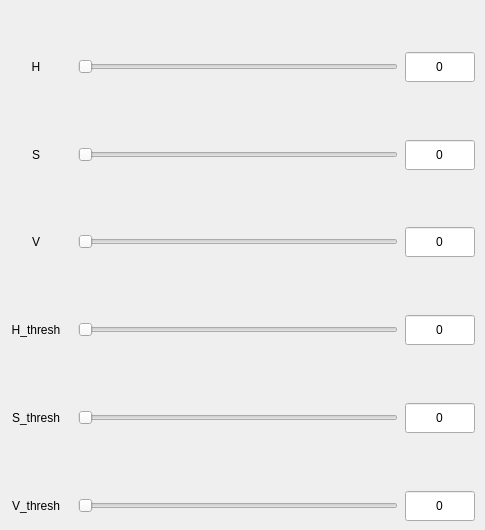
         <widget class="QWidget" name="tab_5">
          <attribute name="title">
           <string>Thresholding</string>
          </attribute>
          <widget class="QWidget" name="layoutWidget">
           <property name="geometry">
            <rect>
             <x>0</x>
             <y>0</y>
             <width>476</width>
             <height>521</height>
            </rect>
           </property>
           <layout class="QVBoxLayout" name="verticalLayout_4">
            <item>
             <spacer name="verticalSpacer_10">
              <property name="orientation">
               <enum>Qt::Vertical</enum>
              </property>
              <property name="sizeHint" stdset="0">
               <size>
                <width>20</width>
                <height>40</height>
               </size>
              </property>
             </spacer>
            </item>
            <item>
             <layout class="QHBoxLayout" name="horizontalLayout_7">
              <item>
               <widget class="QLabel" name="label_11">
                <property name="minimumSize">
                 <size>
                  <width>70</width>
                  <height>20</height>
                 </size>
                </property>
                <property name="maximumSize">
                 <size>
                  <width>70</width>
                  <height>20</height>
                 </size>
                </property>
                <property name="text">
                 <string>H</string>
                </property>
                <property name="alignment">
                 <set>Qt::AlignCenter</set>
                </property>
               </widget>
              </item>
              <item>
               <widget class="QSlider" name="HValue_slider">
                <property name="minimumSize">
                 <size>
                  <width>320</width>
                  <height>30</height>
                 </size>
                </property>
                <property name="maximumSize">
                 <size>
                  <width>320</width>
                  <height>30</height>
                 </size>
                </property>
                <property name="maximum">
                 <number>255</number>
                </property>
                <property name="orientation">
                 <enum>Qt::Horizontal</enum>
                </property>
               </widget>
              </item>
              <item>
               <widget class="QLineEdit" name="HValue_text">
                <property name="minimumSize">
                 <size>
                  <width>70</width>
                  <height>30</height>
                 </size>
                </property>
                <property name="maximumSize">
                 <size>
                  <width>70</width>
                  <height>30</height>
                 </size>
                </property>
                <property name="text">
                 <string>0</string>
                </property>
                <property name="alignment">
                 <set>Qt::AlignCenter</set>
                </property>
                <property name="readOnly">
                 <bool>true</bool>
                </property>
               </widget>
              </item>
             </layout>
            </item>
            <item>
             <spacer name="verticalSpacer_9">
              <property name="orientation">
               <enum>Qt::Vertical</enum>
              </property>
              <property name="sizeHint" stdset="0">
               <size>
                <width>20</width>
                <height>40</height>
               </size>
              </property>
             </spacer>
            </item>
            <item>
             <layout class="QHBoxLayout" name="horizontalLayout">
              <item>
               <widget class="QLabel" name="label_5">
                <property name="minimumSize">
                 <size>
                  <width>70</width>
                  <height>20</height>
                 </size>
                </property>
                <property name="maximumSize">
                 <size>
                  <width>70</width>
                  <height>20</height>
                 </size>
                </property>
                <property name="text">
                 <string>S</string>
                </property>
                <property name="alignment">
                 <set>Qt::AlignCenter</set>
                </property>
               </widget>
              </item>
              <item>
               <widget class="QSlider" name="SValue_slider">
                <property name="minimumSize">
                 <size>
                  <width>320</width>
                  <height>30</height>
                 </size>
                </property>
                <property name="maximumSize">
                 <size>
                  <width>320</width>
                  <height>30</height>
                 </size>
                </property>
                <property name="maximum">
                 <number>255</number>
                </property>
                <property name="orientation">
                 <enum>Qt::Horizontal</enum>
                </property>
               </widget>
              </item>
              <item>
               <widget class="QLineEdit" name="SValue_text">
                <property name="minimumSize">
                 <size>
                  <width>70</width>
                  <height>30</height>
                 </size>
                </property>
                <property name="maximumSize">
                 <size>
                  <width>70</width>
                  <height>30</height>
                 </size>
                </property>
                <property name="text">
                 <string>0</string>
                </property>
                <property name="alignment">
                 <set>Qt::AlignCenter</set>
                </property>
                <property name="readOnly">
                 <bool>true</bool>
                </property>
               </widget>
              </item>
             </layout>
            </item>
            <item>
             <spacer name="verticalSpacer">
              <property name="orientation">
               <enum>Qt::Vertical</enum>
              </property>
              <property name="sizeHint" stdset="0">
               <size>
                <width>20</width>
                <height>40</height>
               </size>
              </property>
             </spacer>
            </item>
            <item>
             <layout class="QHBoxLayout" name="horizontalLayout_2">
              <item>
               <widget class="QLabel" name="label_6">
                <property name="minimumSize">
                 <size>
                  <width>70</width>
                  <height>20</height>
                 </size>
                </property>
                <property name="maximumSize">
                 <size>
                  <width>70</width>
                  <height>20</height>
                 </size>
                </property>
                <property name="text">
                 <string>V</string>
                </property>
                <property name="alignment">
                 <set>Qt::AlignCenter</set>
                </property>
               </widget>
              </item>
              <item>
               <widget class="QSlider" name="VValue_slider">
                <property name="minimumSize">
                 <size>
                  <width>320</width>
                  <height>30</height>
                 </size>
                </property>
                <property name="maximumSize">
                 <size>
                  <width>320</width>
                  <height>30</height>
                 </size>
                </property>
                <property name="maximum">
                 <number>255</number>
                </property>
                <property name="orientation">
                 <enum>Qt::Horizontal</enum>
                </property>
               </widget>
              </item>
              <item>
               <widget class="QLineEdit" name="VValue_text">
                <property name="minimumSize">
                 <size>
                  <width>70</width>
                  <height>30</height>
                 </size>
                </property>
                <property name="maximumSize">
                 <size>
                  <width>70</width>
                  <height>30</height>
                 </size>
                </property>
                <property name="text">
                 <string>0</string>
                </property>
                <property name="alignment">
                 <set>Qt::AlignCenter</set>
                </property>
                <property name="readOnly">
                 <bool>true</bool>
                </property>
               </widget>
              </item>
             </layout>
            </item>
            <item>
             <spacer name="verticalSpacer_2">
              <property name="orientation">
               <enum>Qt::Vertical</enum>
              </property>
              <property name="sizeHint" stdset="0">
               <size>
                <width>20</width>
                <height>40</height>
               </size>
              </property>
             </spacer>
            </item>
            <item>
             <layout class="QHBoxLayout" name="horizontalLayout_3">
              <item>
               <widget class="QLabel" name="label_7">
                <property name="minimumSize">
                 <size>
                  <width>70</width>
                  <height>20</height>
                 </size>
                </property>
                <property name="maximumSize">
                 <size>
                  <width>70</width>
                  <height>20</height>
                 </size>
                </property>
                <property name="text">
                 <string>H_thresh</string>
                </property>
                <property name="alignment">
                 <set>Qt::AlignCenter</set>
                </property>
               </widget>
              </item>
              <item>
               <widget class="QSlider" name="HThreshValue_slider">
                <property name="minimumSize">
                 <size>
                  <width>320</width>
                  <height>30</height>
                 </size>
                </property>
                <property name="maximumSize">
                 <size>
                  <width>320</width>
                  <height>30</height>
                 </size>
                </property>
                <property name="maximum">
                 <number>255</number>
                </property>
                <property name="orientation">
                 <enum>Qt::Horizontal</enum>
                </property>
               </widget>
              </item>
              <item>
               <widget class="QLineEdit" name="HThreshValue_text">
                <property name="minimumSize">
                 <size>
                  <width>70</width>
                  <height>30</height>
                 </size>
                </property>
                <property name="maximumSize">
                 <size>
                  <width>70</width>
                  <height>30</height>
                 </size>
                </property>
                <property name="text">
                 <string>0</string>
                </property>
                <property name="alignment">
                 <set>Qt::AlignCenter</set>
                </property>
                <property name="readOnly">
                 <bool>true</bool>
                </property>
               </widget>
              </item>
             </layout>
            </item>
            <item>
             <spacer name="verticalSpacer_3">
              <property name="orientation">
               <enum>Qt::Vertical</enum>
              </property>
              <property name="sizeHint" stdset="0">
               <size>
                <width>20</width>
                <height>40</height>
               </size>
              </property>
             </spacer>
            </item>
            <item>
             <layout class="QHBoxLayout" name="horizontalLayout_4">
              <item>
               <widget class="QLabel" name="label_8">
                <property name="minimumSize">
                 <size>
                  <width>70</width>
                  <height>20</height>
                 </size>
                </property>
                <property name="maximumSize">
                 <size>
                  <width>70</width>
                  <height>20</height>
                 </size>
                </property>
                <property name="text">
                 <string>S_thresh</string>
                </property>
                <property name="alignment">
                 <set>Qt::AlignCenter</set>
                </property>
               </widget>
              </item>
              <item>
               <widget class="QSlider" name="SThreshValue_slider">
                <property name="minimumSize">
                 <size>
                  <width>320</width>
                  <height>30</height>
                 </size>
                </property>
                <property name="maximumSize">
                 <size>
                  <width>320</width>
                  <height>30</height>
                 </size>
                </property>
                <property name="maximum">
                 <number>255</number>
                </property>
                <property name="orientation">
                 <enum>Qt::Horizontal</enum>
                </property>
               </widget>
              </item>
              <item>
               <widget class="QLineEdit" name="SThreshValue_text">
                <property name="minimumSize">
                 <size>
                  <width>70</width>
                  <height>30</height>
                 </size>
                </property>
                <property name="maximumSize">
                 <size>
                  <width>70</width>
                  <height>30</height>
                 </size>
                </property>
                <property name="text">
                 <string>0</string>
                </property>
                <property name="alignment">
                 <set>Qt::AlignCenter</set>
                </property>
                <property name="readOnly">
                 <bool>true</bool>
                </property>
               </widget>
              </item>
             </layout>
            </item>
            <item>
             <spacer name="verticalSpacer_4">
              <property name="orientation">
               <enum>Qt::Vertical</enum>
              </property>
              <property name="sizeHint" stdset="0">
               <size>
                <width>20</width>
                <height>40</height>
               </size>
              </property>
             </spacer>
            </item>
            <item>
             <layout class="QHBoxLayout" name="horizontalLayout_5">
              <item>
               <widget class="QLabel" name="label_9">
                <property name="minimumSize">
                 <size>
                  <width>70</width>
                  <height>20</height>
                 </size>
                </property>
                <property name="maximumSize">
                 <size>
                  <width>70</width>
                  <height>20</height>
                 </size>
                </property>
                <property name="text">
                 <string>V_thresh</string>
                </property>
                <property name="alignment">
                 <set>Qt::AlignCenter</set>
                </property>
               </widget>
              </item>
              <item>
               <widget class="QSlider" name="VThreshValue_slider">
                <property name="minimumSize">
                 <size>
                  <width>320</width>
                  <height>30</height>
                 </size>
                </property>
                <property name="maximumSize">
                 <size>
                  <width>320</width>
                  <height>30</height>
                 </size>
                </property>
                <property name="maximum">
                 <number>255</number>
                </property>
                <property name="orientation">
                 <enum>Qt::Horizontal</enum>
                </property>
               </widget>
              </item>
              <item>
               <widget class="QLineEdit" name="VThreshValue_text">
                <property name="minimumSize">
                 <size>
                  <width>70</width>
                  <height>30</height>
                 </size>
                </property>
                <property name="maximumSize">
                 <size>
                  <width>70</width>
                  <height>30</height>
                 </size>
                </property>
                <property name="text">
                 <string>0</string>
                </property>
                <property name="alignment">
                 <set>Qt::AlignCenter</set>
                </property>
                <property name="readOnly">
                 <bool>true</bool>
                </property>
               </widget>
              </item>
             </layout>
            </item>
           </layout>
          </widget>
         </widget>
